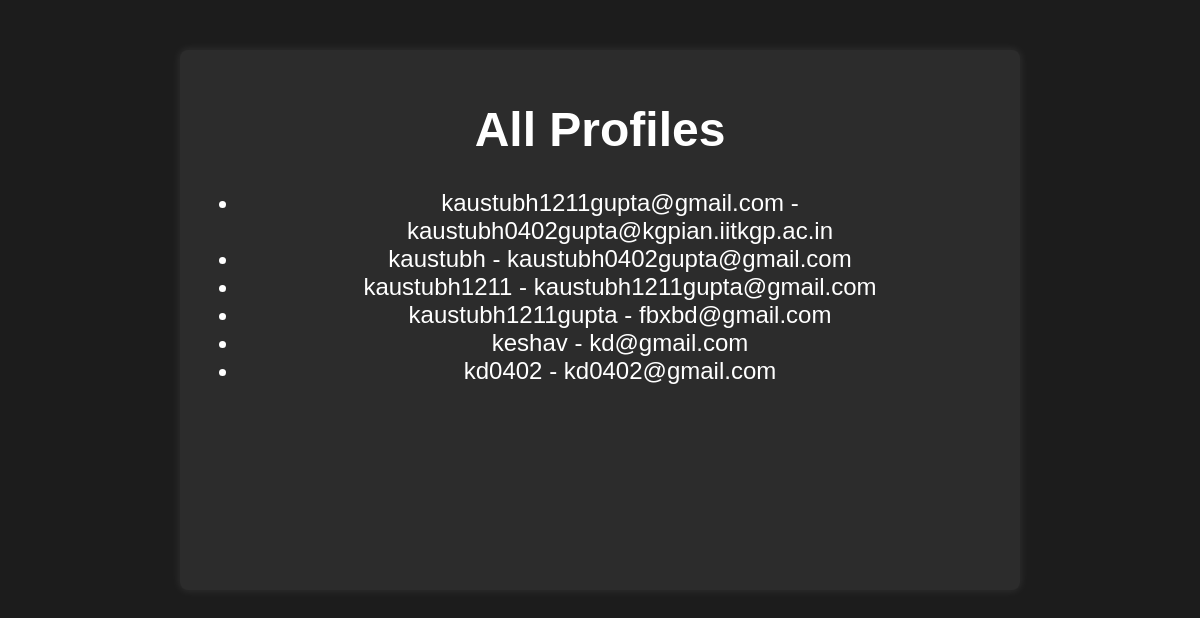
The page /all_profiles (signed in) on the database its author committed.
### app.py (models this page shows)
class User(UserMixin, db.Model):
    id = db.Column(db.Integer, primary_key=True)
    username = db.Column(db.String(80), unique=True, nullable=False)
    email = db.Column(db.String(120), unique=True, nullable=False)
    password = db.Column(db.String(200), nullable=False)

### app.py (the view)
@app.route('/all_profiles')
@login_required
def all_profiles():
    all_users = User.query.all()
    return render_template('all_profiles.html', all_users=all_users)

### app.py (called while the page is built)
@login_manager.user_loader
def load_user(user_id):
    return User.query.get(int(user_id))

### templates/all_profiles.html (shortened to what this page needs)
<!DOCTYPE html>
<html lang="en">
<head>
    <link rel="stylesheet" href="{{ url_for('static', filename='styles.css') }}">
</head>
<body>
    <div class="container">
        <h1>All Profiles</h1>
        <ul>
            {% for user in all_users %}
                <li>{{ user.username }} - {{ user.email }}</li>
            {% endfor %}
        </ul>
    </div>
</body>
</html>

### static/styles.css (style rules this page uses)
body { font-family: 'Arial', sans-serif; font-size:x-large; background-color: #1c1c1c; color: #fff; margin: 0; padding: 0; }
.container { max-width: 800px; height: 500px; margin: 50px auto; background-color: #2c2c2c; padding: 20px; border-radius: 8px; box-shadow: 0 0 10px rgba(255, 255, 255, 0.1); text-align: center; }
h1 { text-align: center; color: #fff; }

### rows shown on the page
User: username "kaustubh1211gupta@gmail.com", email "kaustubh0402gupta@kgpian.iitkgp.ac.in"
User: username "kaustubh", email "kaustubh0402gupta@gmail.com"
User: username "kaustubh1211", email "kaustubh1211gupta@gmail.com"
User: username "kaustubh1211gupta", email "fbxbd@gmail.com"
User: username "keshav", email "kd@gmail.com"
User: username "kd0402", email "kd0402@gmail.com"
